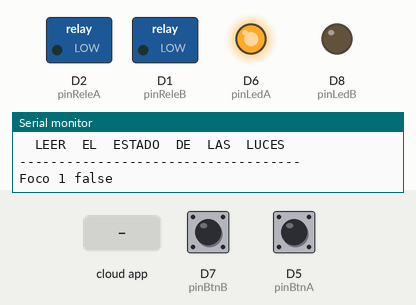
The sketch below on a simulated ESP8266 (NodeMCU). Shown: switched loads named in the sketch (green lamp = pin HIGH), output pins drawn as LEDs (lit = HIGH), the last lines printed to the serial monitor. The test bench sets the inputs (shaded band); at power-on: D7 (pinBtnB) HIGH, D5 (pinBtnA) HIGH. WiFi joins after 1.5 s; servers stay silent unless stated; the Firebase database answers and starts empty.

Above: at 5.2 s.
5.3 s: D7 (pinBtnB) pulled LOW for 0.8 s
At 6.4 s:
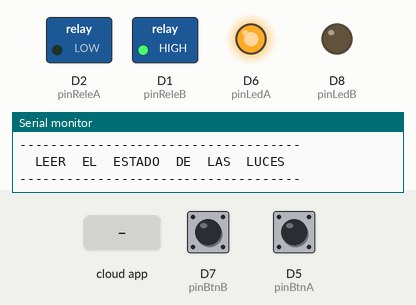
7.6 s: D5 (pinBtnA) pulled LOW for 3.2 s
At 10.0 s:
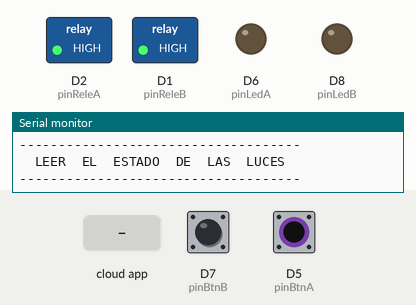
12.3 s: D5 (pinBtnA) pulled LOW for 0.8 s
At 13.6 s:
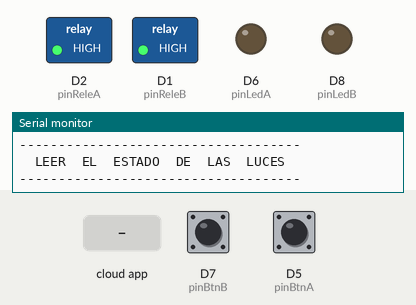
14.6 s: the phone or cloud app sets foco2 to 0
At 16.9 s:
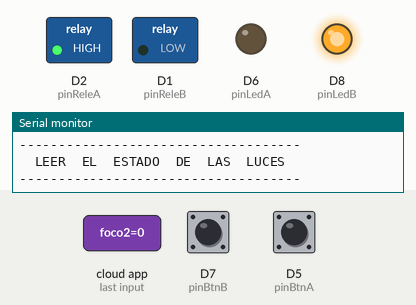
17.2 s: the phone or cloud app sets foco2 to 1
At 19.6 s:
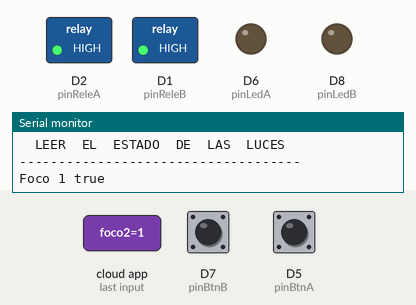
Timing chart, 0 to 20.8 s (numbered marks = the images above; inputs shaded):
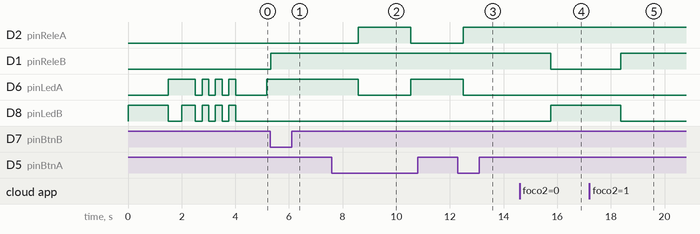

The sketch:

NodeMCUProyectoLuz.ino
```cpp
//===================================================================================
// PROYECTO NODEMCU ESP8266
// CONTROL DE LUZ EXTERIOR
// REGISTRO DE DATOS POR FIREBASE
//===================================================================================

//===================================================================================
// PANDA TECHNOLOGY
// MCCT. PEDRO HERNANDEZ OREGEL
// FEBRERO - 2021

// Enero 2022 - Actualización de librerías Firebase y Conexión WiFi
//===================================================================================

//------------------------------------------------------------
//   Librerias
//------------------------------------------------------------
//............................   ESP 8266   ..................................
#include "FirebaseESP8266.h"
#include <ESP8266WiFi.h>

//------------------------------------------------------------
//   Firebase
//------------------------------------------------------------
#define FIREBASE_HOST "casa01-fc56a-default-rtdb.firebaseio.com" // databaseUrl SIN https://
#define FIREBASE_AUTH "ArH6EQVGtVofNdEHmCWoCwaxdcbGrY0NRkhUYKCL" // el secreto de la base

// Se define el objeto FIREBASE y la BD de conexión
String path = "/casa1";
//Define un objeto de Firebase
FirebaseData firebaseData;

//------------------------------------------------------------
//   WiFi Credenciales
//------------------------------------------------------------
#define WIFI_SSID "Totalplay-77A5"    // nombre de la red wifi
#define WIFI_PASSWORD "27432cc38"   // contraseña de la red wifi

/*************************************************

   Public Constants

 *************************************************/
byte pinBtnA = D5;//Variable de tipo entero que contiene el numero del pin al cual conectamos la señal de un botón
byte pinLedA = D6;//Variable de tipo entero que contiene el numero del pin al cual conectamos la señal de un led
byte pinBtnB = D7;//Variable de tipo entero que contiene el numero del pin al cual conectamos la señal de un botón
byte pinLedB = D8;//Variable de tipo entero que contiene el numero del pin al cual conectamos la señal de un led

byte pinReleA = D2;
byte pinReleB = D1;

int R;

//--------------------------------------------------------------------------------- FUNCTIONS
void printResult(FirebaseData &data);
void CausaError(void);
void InforSetLuzSensor(void);
//void InforGetLuzSensor(void);
void AvisoInicioPrograma(void);

//--------------------------------------------------------------------------------- SETUP

void setup() {

  Serial.begin(115200);//Iniciamos la comunicación serial
  WiFi.begin(WIFI_SSID, WIFI_PASSWORD);

  pinMode(pinBtnA, INPUT);//Configuramos el pin del boton como entrada
  pinMode(pinLedA, OUTPUT);//Configuramos el pin del led como salida
  pinMode(pinBtnB, INPUT);//Configuramos el pin del boton como entrada
  pinMode(pinLedB, OUTPUT);//Configuramos el pin del led como salida
  pinMode(pinReleA, OUTPUT);
  pinMode(pinReleB, OUTPUT);

  while (WiFi.status() != WL_CONNECTED) {
    Serial.print(".");
    digitalWrite(pinLedB, HIGH);
    delay(500);
    digitalWrite(pinLedB, LOW);
  }
  Serial.println();
  Serial.print("Conectado con la IP: ");

  Serial.println(WiFi.localIP());

  // -------------------------------> Inicializar Conexión FIREBASE
  Firebase.begin(FIREBASE_HOST, FIREBASE_AUTH);
  Firebase.reconnectWiFi(true);

  //Establezca el tiempo de espera de lectura de la base de datos en 1 minuto (máximo 15 minutos)
  Firebase.setReadTimeout(firebaseData, 1000 * 60);

  //Tamaño y  tiempo de espera de escritura, tiny (1s), small (10s), medium (30s) and large (60s).
  //tiny, small, medium, large and unlimited.
  Firebase.setwriteSizeLimit(firebaseData, "tiny");

  //--------------------------------------------------
  // Aviso de inicio de programa

  Serial.println("-----------------------------");
  Serial.println("SENSOR DE MOVIMIENTO - INICIALIZANDO");
  Serial.println("-----------------------------");
  AvisoInicioPrograma();

}

void loop() {

  if (WiFi.status() != WL_CONNECTED)
  {
    Serial.println("Error en conexion de red");
    digitalWrite(pinLedB, HIGH);
    digitalWrite(pinLedA, LOW);
    delay(500);
    digitalWrite(pinLedB, LOW);
    delay(250);
  }
  else
  {

    if (digitalRead(pinBtnA) == 0 ) { //Si la lectura al pin del botón regresa un cero entramos al if y ejecutamos el código, si no, nos saltamos el código del if
      digitalWrite(pinLedA, !digitalRead(pinLedA) );//Obtenemos la lectura del pin del Led para escribir en el mismo pin el valor opuesto 0->1 1->0
      Serial.println( "El estado del led A ha cambiado" );//Imprimimos en el monitor serie
      digitalWrite(pinReleA, !digitalRead(pinReleA) );
      if (Firebase.setInt(firebaseData, path + "/foco1", !digitalRead(pinLedA))) {InforSetLuzSensor();} else {CausaError();}
      delay(500);//Esperamos 0.5 segundos antes de salir del if para evitar que un solo botonazo cause varios cambios de estado en el pin del led
    }

    if (digitalRead(pinBtnB) == 0 ) { //Si la lectura al pin del botón regresa un cero entramos al if y ejecutamos el código, si no, nos saltamos el código del if
      digitalWrite(pinLedB, !digitalRead(pinLedB) );//Obtenemos la lectura del pin del Led para escribir en el mismo pin el valor opuesto 0->1 1->0
      digitalWrite(pinReleB, !digitalRead(pinReleB) );
      Serial.println( "El estado del led B ha cambiado" );//Imprimimos en el monitor serie
      if (Firebase.setInt(firebaseData, path + "/foco2", !digitalRead(pinLedB))) {InforSetLuzSensor();} else {CausaError();}
      delay(500);//Esperamos 0.5 segundos antes de salir del if para evitar que un solo botonazo cause varios cambios de estado en el pin del led
    }

    Serial.println("------------------------------------");
    Serial.println("  LEER  EL  ESTADO  DE  LAS  LUCES  ");
    Serial.println("------------------------------------");
    delay(1000);
    if (Firebase.getBool(firebaseData, path + "/foco1" ))
    {
      if  (firebaseData.dataType() == "boolean")
      {
        Serial.print("Foco 1 ");
        Serial.println(firebaseData.boolData() == 1 ? "true" : "false");
        bool valor = firebaseData.boolData();
        digitalWrite(pinLedA, !valor);
        digitalWrite(pinReleA, valor);
      }
    }
    if (Firebase.getBool(firebaseData, path + "/foco2" ))
    {
      if  (firebaseData.dataType() == "boolean")
      {
        Serial.print("Foco 2 ");
        Serial.println(firebaseData.boolData() == 1 ? "true" : "false");
        bool valor = firebaseData.boolData();
        digitalWrite(pinLedB, !valor);
        digitalWrite(pinReleB, valor);
      }
    }

  }
}

void AvisoInicioPrograma()
{
  digitalWrite(pinLedA, LOW);
  digitalWrite(pinLedB, LOW);

  digitalWrite(pinLedA, HIGH);
  delay(500);
  digitalWrite(pinLedB, HIGH);
  delay(500);

  for (byte i = 0; i <= 2; i++)
  {
    digitalWrite(pinLedA, LOW);
    digitalWrite(pinLedB, LOW);
    delay(250);
    digitalWrite(pinLedA, HIGH);
    digitalWrite(pinLedB, HIGH);
    delay(250);
  }
  digitalWrite(pinLedA, LOW);
  digitalWrite(pinLedB, LOW);
}

//---------------------------------------------------------------------------------- InforSetLuzSensor
void InforSetLuzSensor(void)
{
  Serial.println("Aprobado");
  Serial.println("Ruta: " + firebaseData.dataPath());
  Serial.println("Tipo: " + firebaseData.dataType());
  Serial.println("ETag: " + firebaseData.ETag());
  Serial.print("Valor: ");
  printResult(firebaseData);
  Serial.println("------------------------------------");
  Serial.println();
}

//---------------------------------------------------------------------------------- CausaError
void CausaError(void)
{
  Serial.println("ERROR");
  Serial.println("RAZON: " + firebaseData.errorReason());
  Serial.println("------------------------------------");
  Serial.println();
}

//---------------------------------------------------------------------------------- printResult
void printResult(FirebaseData &data)
{
  if (data.dataType() == "int")
    Serial.println(data.intData());
  else if (data.dataType() == "float")
    Serial.println(data.floatData(), 5);
  else if (data.dataType() == "double")
    printf("%.9lf\n", data.doubleData());
  else if (data.dataType() == "boolean")
    Serial.println(data.boolData() == 1 ? "true" : "false");
  else if (data.dataType() == "string")
    Serial.println(data.stringData());
}


//---------------------------------------------------------------------------------------------------------
// REFERENCIAS
//---------------------------------------------------------------------------------------------------------
//
// Proyecto Temperatura RIG (ProyectoNodeMCUTemperaturaRIG)
```

Measured:
- after the input at 5.3 s, D1 (pinReleB): LOW → HIGH at once; D8 (pinLedB): stays LOW (without the input it goes to HIGH after 0.01 s)
- after the input at 7.6 s, D2 (pinReleA): LOW → HIGH after 0.98 s, → LOW 2.0 s later; D6 (pinLedA): HIGH → LOW after 0.98 s, → HIGH 2.0 s later
- after the input at 12.3 s, D2 (pinReleA): LOW → HIGH after 0.20 s; D6 (pinLedA): HIGH → LOW after 0.20 s
- after the input at 14.6 s, D1 (pinReleB): HIGH → LOW after 1.2 s; D8 (pinLedB): LOW → HIGH after 1.2 s
- after the input at 17.2 s, D1 (pinReleB): LOW → HIGH after 1.2 s; D8 (pinLedB): HIGH → LOW after 1.2 s
